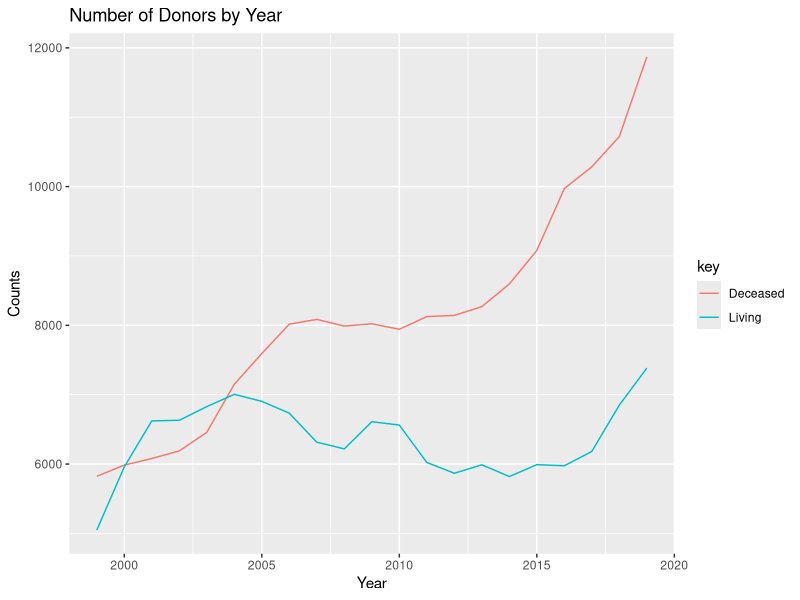

Write R code to recreate this figure.
library(tidyr)
library(ggplot2)
donors <- read.csv("data/donors2.csv", stringsAsFactors = FALSE)
donors[, 1:3] <- sapply(donors[, 1:3], as.numeric)
donor_trend <- donors %>%
  gather(key,value, Living, Deceased) %>%
  ggplot(aes(x=Year, y=value, colour=key)) +
  geom_line() +
  ylab('Counts')+xlab('Year')+ ggtitle("Number of Donors by Year")